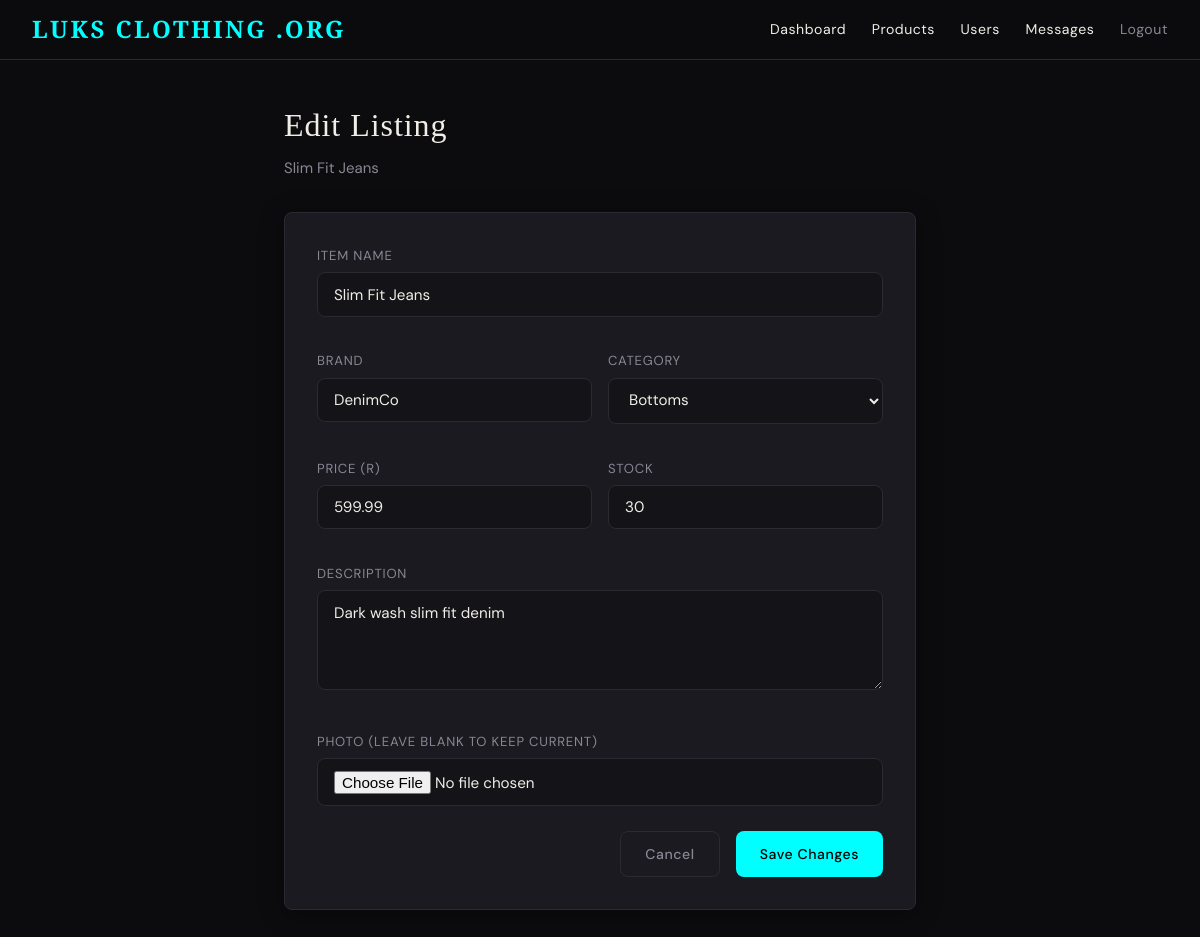
The page /editProduct.php?id=2 (signed in) on the database its author committed.
### tables this page shows
CREATE TABLE IF NOT EXISTS tblProduct (
    productID INT AUTO_INCREMENT PRIMARY KEY,
    name VARCHAR(100) NOT NULL,
    price DECIMAL(10,2) NOT NULL,
    image VARCHAR(255),
    description TEXT,
    brand VARCHAR(100),
    category VARCHAR(50),
    stock INT DEFAULT 0,
    sellerID INT,
    isApproved TINYINT(1) DEFAULT 0,
    createdAt TIMESTAMP DEFAULT CURRENT_TIMESTAMP,
    FOREIGN KEY (sellerID) REFERENCES tblUser(userID) ON DELETE SET NULL
);

### editProduct.php (the view, shortened to what this page needs)
<?php
include 'DBConn.php';
$uid  = $_SESSION['userID'];
$role = $_SESSION['role'];
$pid  = (int)($_GET['id'] ?? 0);
if($role === 'admin'){
    $product = $conn->query("SELECT * FROM tblProduct WHERE productID=$pid")->fetch_assoc();
} else {
    $product = $conn->query("SELECT * FROM tblProduct WHERE productID=$pid AND sellerID=$uid")->fetch_assoc();
}
?>
<!DOCTYPE html>
<html lang="en">
<head>
    <link rel="stylesheet" href="style.css">
</head>
<body>
<?php include 'nav.php'; ?>
<div class="page" style="max-width:680px;">
    <div class="page-header">
        <h2>Edit Listing</h2>
        <p class="text-muted"><?php echo htmlspecialchars($product['name']); ?></p>
    </div>
    <div class="card">
        <form method="POST" enctype="multipart/form-data">
            <div style="display:grid;grid-template-columns:1fr 1fr;gap:1rem;">
                <div class="form-group" style="grid-column:1/-1;">
                    <label>Item Name</label>
                    <input type="text" name="name" value="<?php echo htmlspecialchars($product['name']); ?>" required>
                </div>
                <div class="form-group">
                    <label>Brand</label>
                    <input type="text" name="brand" value="<?php echo htmlspecialchars($product['brand'] ?? ''); ?>">
                </div>
                <div class="form-group">
                    <label>Category</label>
                    <select name="category">
                        <?php foreach(['Tops','Bottoms','Dresses','Outerwear','Shoes','Accessories','Other'] as $cat): ?>
                            <option value="<?php echo $cat; ?>" <?php echo $product['category']===$cat?'selected':''; ?>><?php echo $cat; ?></option>
                        <?php endforeach; ?>
                    </select>
                </div>
                <div class="form-group">
                    <label>Price (R)</label>
                    <input type="number" name="price" value="<?php echo $product['price']; ?>" step="0.01" min="1" required>
                </div>
                <div class="form-group">
                    <label>Stock</label>
                    <input type="number" name="stock" value="<?php echo $product['stock']; ?>" min="0">
                </div>
                <div class="form-group" style="grid-column:1/-1;">
                    <label>Description</label>
                    <textarea name="description"><?php echo htmlspecialchars($product['description']); ?></textarea>
                </div>
                <div class="form-group" style="grid-column:1/-1;">
                    <label>Photo (leave blank to keep current)</label>
                    <input type="file" name="image" accept="image/*">
                </div>
            </div>
            <div style="display:flex;gap:1rem;justify-content:flex-end;margin-top:.5rem;">
                <a href="<?php echo $role==='admin'?'adminProducts.php':'sellerDashboard.php'; ?>" class="btn btn-ghost">Cancel</a>
                <button name="update" class="btn btn-gold">Save Changes</button>
            </div>
        </form>
    </div>
</div>
</body>
</html>

### style.css (style rules this page uses)
:root { --bg: #0c0c0e; --surface: #141418; --card: #1a1a20; --border: #2a2a33; --gold: cyan; --gold-dim: #007a7a; --text: #f0ede6; --muted: #888794; --danger: #c0392b; --success: #27ae60; --radius: 8px; --shadow: 0 4px 24px rgba(0,0,0,0.4); }
*, *::before, *::after { box-sizing: border-box; margin: 0; padding: 0; }
html { scroll-behavior: smooth; }
body { background: var(--bg); color: var(--text); font-family: 'DM Sans', sans-serif; font-size: 15px; line-height: 1.6; min-height: 100vh; }
h1, h2, h3 { font-family: 'Cormorant Garamond', Georgia, serif; font-weight: 300; letter-spacing: 0.03em; }
h2 { font-size: 2rem; }
a { color: var(--gold); text-decoration: none; transition: opacity .2s; }
.page { max-width: 1100px; margin: 0 auto; padding: 2.5rem 1.5rem; }
.card { background: var(--card); border: 1px solid var(--border); border-radius: var(--radius); padding: 2rem; box-shadow: var(--shadow); }
.form-group { margin-bottom: 1.1rem; }
label { display: block; font-size: .82rem; letter-spacing: .06em; color: var(--muted); margin-bottom: .4rem; text-transform: uppercase; }
input[type=text], input[type=email], input[type=password], input[type=number], input[type=file], textarea, select { width: 100%; padding: .7rem 1rem; background: var(--surface); color: var(--text); border: 1px solid var(--border); border-radius: var(--radius); font-family: 'DM Sans', sans-serif; font-size: .95rem; transition: border-color .2s; outline: none; }
textarea { resize: vertical; min-height: 100px; }
select option { background: var(--surface); }
.btn { display: inline-flex; align-items: center; justify-content: center; gap: .4rem; padding: .65rem 1.5rem; border: none; border-radius: var(--radius); font-family: 'DM Sans', sans-serif; font-size: .88rem; font-weight: 500; letter-spacing: .04em; cursor: pointer; transition: all .2s; text-decoration: none; }
.btn-gold { background: var(--gold); color: #000; }
.btn-ghost { background: transparent; color: var(--muted); border: 1px solid var(--border); }
.page-header { margin-bottom: 2rem; }
.page-header h2 { margin-bottom: .3rem; }
.page-header p { color: var(--muted); }
.text-muted { color: var(--muted); }

### rows shown on the page
tblproduct: name "Slim Fit Jeans", brand "DenimCo", category "Bottoms", price "599.99", stock "30", description "Dark wash slim fit denim"
